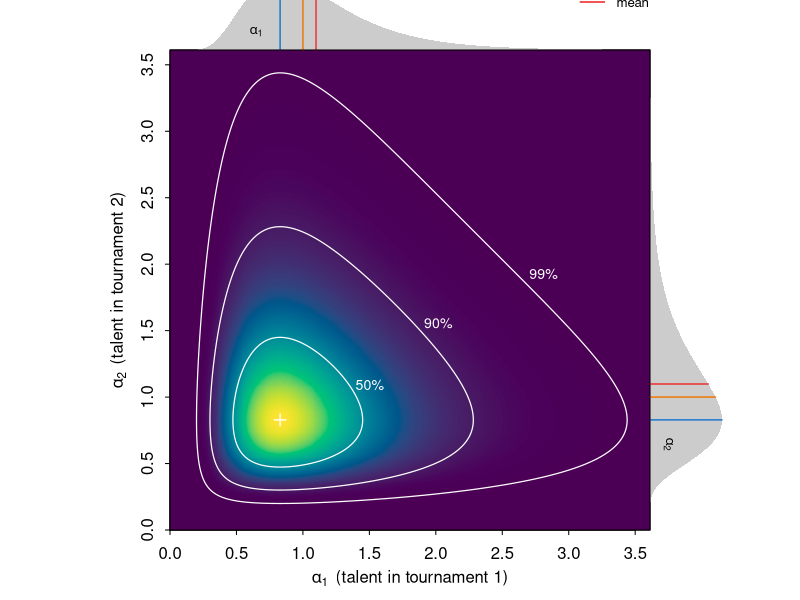
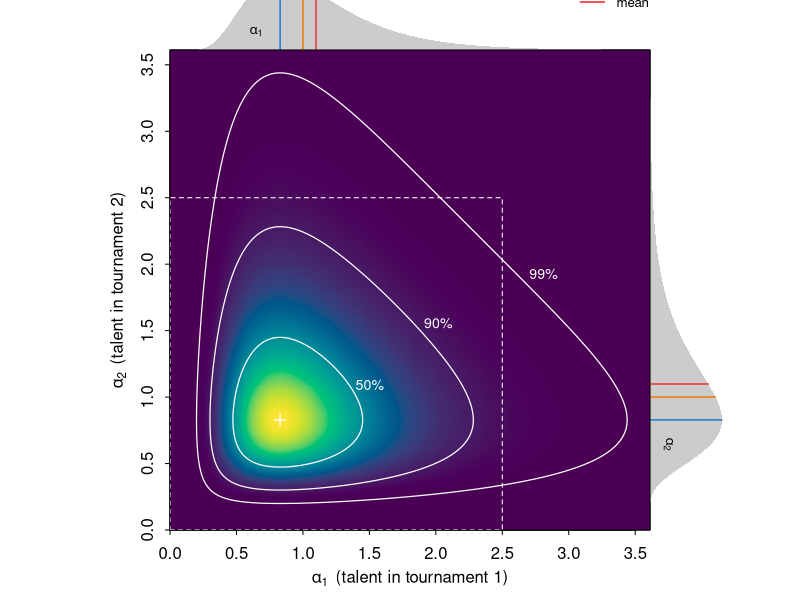

The R source for these figures, in order:
talent_density<-function(median=1,sd=0.5,rho=0,
                         probs=c(0.50,0.90,0.99),contcols=rep("white",4),
                         offsx=c(0.09,0.14,0.16),offsy=rep(-0.15,3),
                         alim=NULL,n=501,
                         margcol="grey80",
                         statcols=c("dodgerblue3","darkorange2","firebrick2")){
  
  m<-log(median)
  s<-sqrt(log((1+sqrt(1+4*(sd/median)^2))/2))
  
  mu<-c(m,m)
  Sigma<-s^2*matrix(c(1,rho,rho,1),2,2)
  Sinv<-solve(Sigma)
  
  one<-c(1,1)
  centre<-mu-Sigma%*%one
  ncp<-drop(t(one)%*%Sigma%*%one)
  
  qs<-qchisq(probs,df=2,ncp=ncp)
  
  #Exact transformed density contours
  th<-seq(0,2*pi,length.out=1001)
  L<-t(chol(Sigma))
  
  curves<-lapply(qs,function(q){
    y<-drop(centre)+L%*%rbind(sqrt(q)*cos(th),sqrt(q)*sin(th))
    rbind(exp(y[1,]),exp(y[2,]))
  })
  
  if(is.null(alim)){
    mx<-max(vapply(curves,max,1))
    alim<-c(0,1.05*mx)
  }
  
  alpha<-seq(max(alim[1],1e-5),alim[2],length.out=n)
  
  a1<-matrix(alpha,n,n)
  a2<-matrix(alpha,n,n,byrow=TRUE)
  
  y1<-log(a1)
  y2<-log(a2)
  d1<-y1-m
  d2<-y2-m
  
  Q<-Sinv[1,1]*d1^2+
    2*Sinv[1,2]*d1*d2+
    Sinv[2,2]*d2^2
  
  dens<-exp(-Q/2)/(2*pi*sqrt(det(Sigma))*a1*a2)
  
  par(mar=c(3.5,3.5,2.5,2.5),
      mgp=c(2,0.65,0),tcl=-0.23,pty="s")
  
  cols<-hcl.colors(256,"Viridis")
  image(alpha,alpha,dens,col=cols,
        xlim=alim,ylim=alim,
        xaxs="i",yaxs="i",
        xlab=expression(alpha[1]~~"(talent in tournament 1)"),
        ylab=expression(alpha[2]~~"(talent in tournament 2)"),
        useRaster=TRUE)
  
  for(i in rev(seq_along(curves))){
    z<-curves[[i]]
    lines(z[1,],z[2,],lwd=1.2,col=contcols[i])
    k<-which.max(z[1,]+z[2,])
    text(z[1,k]+offsx[i],z[2,k]+offsy[i],
         paste0(round(100*probs[i]),"%"),
         pos=4,cex=0.85,xpd=NA,col=contcols[i])
  }
  
  points(exp(centre[1]),exp(centre[2]),pch=3,cex=1.1,lwd=1.3,
         col=contcols[length(probs)+1])
  
  #Marginal LN density, rescaled just for plotting
  mdens<-dlnorm(alpha,m,s)
  mdens<-mdens/max(mdens)*0.15*diff(alim)
  
  #Top marginal (alpha_1)
  polygon(c(alpha,rev(alpha)),
          c(alim[2]+mdens,rep(alim[2],length(alpha))),
          col=margcol,border=NA,xpd=NA)
  
  #Right marginal (alpha_2)
  polygon(c(alim[2]+mdens,rep(alim[2],length(alpha))),
          c(alpha,rev(alpha)),
          col=margcol,border=NA,xpd=NA)
  
  #Analytical summaries of LN(m,s)
  xmode<-exp(m-s^2)
  xmed <-exp(m)
  xmean<-exp(m+s^2/2)
  xstats<-c(xmode,xmed,xmean)
  
  #Markers: top marginal
  for(i in 1:3){
    h<-dlnorm(xstats[i],m,s)/max(dlnorm(alpha,m,s))*0.15*diff(alim)
    segments(xstats[i],alim[2],
             xstats[i],alim[2]+h,
             col=statcols[i],lwd=1.4,xpd=NA)
  }
  
  #Markers: right marginal
  for(i in 1:3){
    h<-dlnorm(xstats[i],m,s)/max(dlnorm(alpha,m,s))*0.15*diff(alim)
    segments(alim[2],xstats[i],
             alim[2]+h,xstats[i],
             col=statcols[i],lwd=1.4,xpd=NA)
  }
  
  #Labels inside marginal plots
  #Labels inside marginal plots, slightly before the mode
  #Label positions inside marginal densities
  #1st value = shift along the axis, relative to the mode (negative = before mode)
  #2nd value = how deep into the grey shape the label sits, in units of local height
  #Label positions: distance from mode, height within density
  lab1<-c(-0.05,0.3)  #alpha_1
  lab2<-c(-0.05,0.3)  #alpha_2
  
  maxdens<-max(dlnorm(alpha,m,s))
  labpos<-function(lab){
    p<-xmode+lab[1]*diff(alim)
    h<-dlnorm(p,m,s)/maxdens*0.15*diff(alim)
    c(p,alim[2]+lab[2]*h)
  }
  
  pos1<-labpos(lab1)
  pos2<-labpos(lab2)
  
  text(pos1[1],pos1[2],expression(alpha[1]),cex=0.8,xpd=NA)
  text(pos2[2],pos2[1],expression(alpha[2]),cex=0.8,srt=270,xpd=NA)
  
  #Legend top-right outside
  legend(alim[2]-0.17*diff(alim),alim[2]+0.2*diff(alim),
         legend=c("mode","median","mean"),
         col=statcols,lwd=1.6,bty="n",xpd=NA,cex=0.8)
  
  box()
  
  invisible(list(
    m=m,s=s,Sigma=Sigma,
    centre=drop(centre),
    probabilities=probs,
    q=qs,
    curves=curves,
    mode=xmode,median=xmed,mean=xmean
  ))
}

talent_density()

w<-4
png("FigureS02.png",width=w,height=w,units="in",res=600)
talent_density()
rect(0,0,2.5,2.5,lty=2,border="white")
dev.off()
